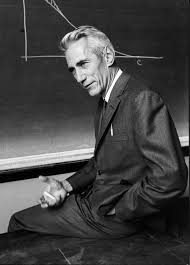
%> input picture P4/imagenes/Shannon.jpg, 190 x 265 px
$ octave ejercicio3d.m   (GNU Octave 9; MATLAB toolbox functions it lacks are replaced by stand-ins)
%> lines starting %> are read from the running program, lines starting %| are printed output that depends on the picture
### P4/doGaussianScaleSpacePyramid.m
function PSSG=doGaussianScaleSpacePyramid(ima,factor,nlevels,nscales,sigma,w)
%> called with factor = 2, nlevels = 6, nscales = 7, sigma = 0.64, w = 5
%ima : imagen leida desde archivo
%factor : factor de diezmado
%nlevels : n鷐ero de niveles en la pir醡ide
%nscales : n鷐ero de escalas en la pir醡ide (si no es impar se le suma 1
%internamente)
%sigma : desviaci髇 t韕ica para el filtrado Gaussiano en el espacio escala
%w : tama駉 (wxw) del filtro Gaussiano
%EJEMPLO :
% PSSG=doGaussianScaleSpacePyramid(ima,2,10,6,0.64,5);
    if mod(nscales, 2)==0
        nscales = nscales + 1;
    end

    index_SS = ceil(nscales/2);
    filter_mask = fspecial('gaussian',[w,w], sigma);


    PSSG{1, 1} = double(ima);
    for j=2:nscales
        PSSG{1, j} = imfilter(PSSG{1, j-1}, filter_mask);
    end
%> after the loop, PSSG = 7 items

    % Para cada nivel
    for i=2:nlevels
        ima_filtrada = PSSG{i-1, index_SS};%imfilter(PSSG{i-1, index_SS}, filter_mask);
        Idiezmada = ima_filtrada(1:factor:end, 1:factor:end);
        PSSG{i, 1} = Idiezmada;
        for j=2:nscales
            PSSG{i, j} = imfilter(PSSG{i, j-1}, filter_mask);
        end
    end
%> this loop made 5 passes
%> pass 1, in doGaussianScaleSpacePyramid, `ima_filtrada = PSSG{i-1, index_SS};`:
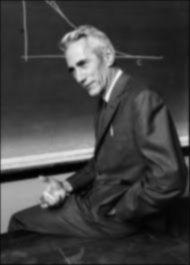
%> ima_filtrada: size 265x190 double; min 1.43, max 237.4, mean 65.1
%> pass 1, in doGaussianScaleSpacePyramid, `Idiezmada = ima_filtrada(1:factor:end, 1:factor:end);`:
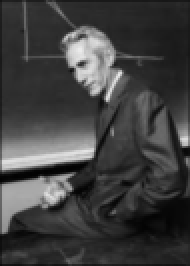
%> Idiezmada: size 133x95 double (shown 2 times larger); min 1.43, max 235.9, mean 64.9
%> pass 2, in doGaussianScaleSpacePyramid, `ima_filtrada = PSSG{i-1, index_SS};`:
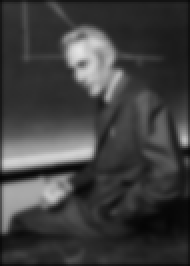
%> ima_filtrada: size 133x95 double (shown 2 times larger); min 5.25, max 228.4, mean 64.2
%> pass 2, in doGaussianScaleSpacePyramid, `Idiezmada = ima_filtrada(1:factor:end, 1:factor:end);`:
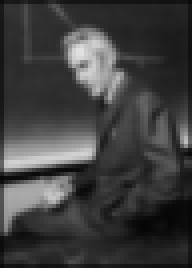
%> Idiezmada: size 67x48 double (shown 4 times larger); min 5.68, max 225.4, mean 63.4
%> after the loop, PSSG = 42 items

end

### P4/doLoGScaleSpacePyramid.m
function PSSLoG=doLoGScaleSpacePyramid(ima,factor,nlevels,nscales,sigma,w)
%ima : imagen leida desde archivo
%factor : factor de diezmado
%nlevels : n鷐ero de niveles en la pir醡ide
%nscales : n鷐ero de escalas en la pir醡ide (si no es impar se le suma 1
%internamente)
%sigma : desviaci髇 t韕ica para el filtrado Gaussiano en el espacio escala
%w : tama駉 (wxw) del filtro Gaussiano
%EJEMPLO :
% PSSLoG=doLoGScaleSpacePyramid(ima,2,3,5,0.64,5);
    if (mod(nscales, 2) == 0)
        nscales = nscales + 1;
    end

    PSSG=doGaussianScaleSpacePyramid(ima,factor,nlevels,nscales,sigma,w);
%> PSSG = 42 items
    for i=1:nlevels
        for j=1:nscales-1
            %ima_diff = PSSG{i, j}-PSSG{i, j+1};
            ima_diff =  (j+1).*sigma.*(PSSG{i, j+1}-PSSG{i, j});
            PSSLoG{i, j} = ima_diff;
        end
    end
%> after the loop, PSSLoG = 36 items


end

### P4/ejercicio3d.m
clear all
close all
clc

addpath('imagenes')
addpath('autocorrectores')
addpath('material_b醩icos')

ima     = (rgb2gray(imread('Shannon.jpg')));
nlevels = 6;
nscales = 7;
sigma   = 0.64;
factor  = 2;
w       = 5;
N       = 100;
W       = 10;

SS=doLoGScaleSpacePyramid(ima,factor,nlevels,nscales,sigma,w);
%> SS = 36 items
showPyramidScale(SS, 1);
%> (this line was passed over: showPyramidScale is not available in this run)

%% Imagen memoria, Protocolo DoG necesario
scale = 6;
I = SS{1, scale};
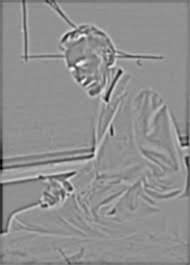
%> I: size 265x190 double; min -41.41, max 31.29, mean -0.5; drawn with min black and max white
I_not_scale = I/((scale+1).*sigma);
I_not_scale2 = SS{1, 2}/((1+2).*sigma);
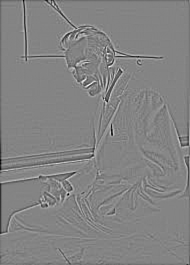
%> I_not_scale2: size 265x190 double; min -31.7, max 29.43, mean -0.1; drawn with min black and max white
subplot(1,2,1)
imagesc(I_not_scale2);
title('Piramide SS LoG Level=1, Scale=2')
subplot(1,2,2)
imagesc(I_not_scale);
title('Piramide SS LoG Level=1, Scale=6')

%title(sprintf('R E=%g', E))
colormap gray

$ run again, with P4/imagenes/Nyquist.jpg copied over P4/imagenes/Shannon.jpg
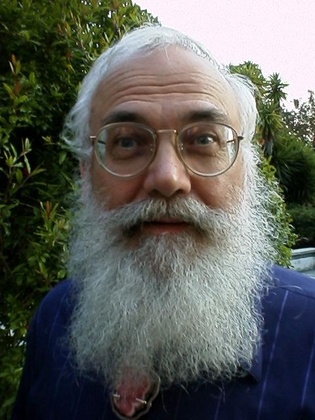
%> input picture P4/imagenes/Nyquist.jpg, 315 x 420 px, shrunk from 480 x 640 before the run
%> `ima     = (rgb2gray(imread('Shannon.jpg')));`:
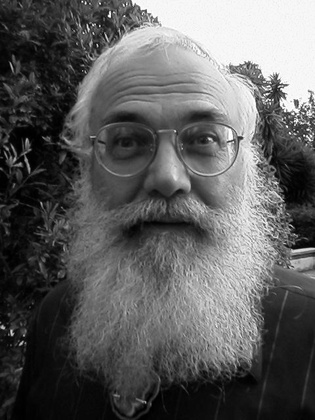
%> ima: size 420x315 uint8; min 0, max 255, mean 93.8
%> after the loop in doGaussianScaleSpacePyramid, `for j=2:nscales`: PSSG = 7 items
%> after the loop in doGaussianScaleSpacePyramid, `for i=2:nlevels`: PSSG = 42 items
%> after the loop in doLoGScaleSpacePyramid, `for i=1:nlevels`: PSSLoG = 36 items
%> `I_not_scale2 = SS{1, 2}/((1+2).*sigma);`:
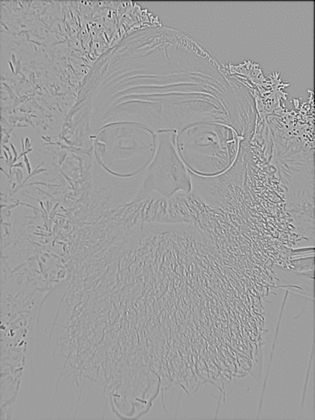
%> I_not_scale2: size 420x315 double; min -43.62, max 26.94, mean -0.1; drawn with min black and max white
